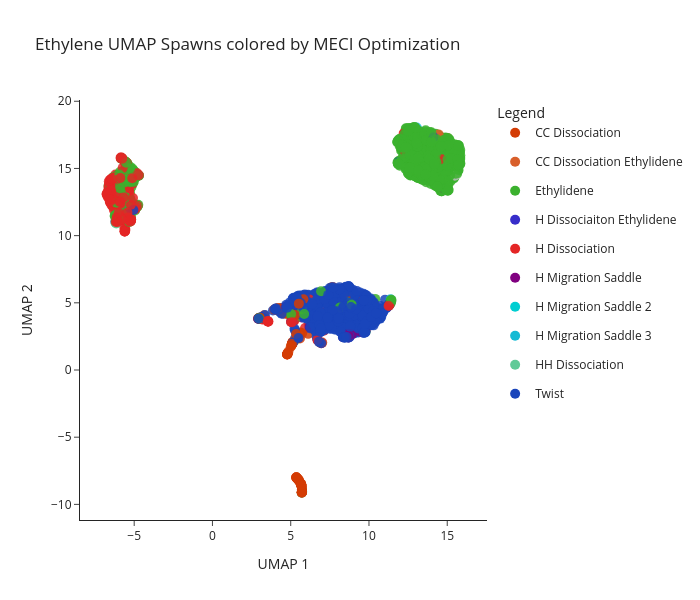

The code cell stored with this chart in its notebook:
### Code cell
df = pd.read_csv(csv_file)
meci_idx_to_type = dict(zip(df['idx'], df['meci_type']))

unique_types = sorted(df['meci_type'].unique())
type_to_color = {t: base_colors[i % len(base_colors)] for i, t in enumerate(unique_types)}

point_types = [meci_idx_to_type.get(i, "Unknown") for i in idx]
point_colors = [type_to_color.get(t, "#bdbdbd") for t in point_types]

scatter = go.Scatter(
    x=reduced_space[:, 0],
    y=reduced_space[:, 1],
    mode="markers",
    marker=dict(
        size=10,
        color=point_colors,
        opacity=0.85
    ),
    text=[
        f"idx: {i}<br>MECI type: {t}"
        for i, t in zip(idx, point_types)
    ],
    hoverinfo="text",
    showlegend=False
)

star_indices = np.arange(len(reduced_space) - n_star, len(reduced_space))
star_traces = []


type_legend_traces = [
    go.Scatter(
        x=[None],
        y=[None],
        mode="markers",
        marker=dict(size=10, color=color),
        legendgroup=t,
        showlegend=True,
        name=t
    )
    for t, color in type_to_color.items()
]

fig = go.Figure(
    data=[scatter] + star_traces + type_legend_traces
)

fig.update_layout(
    width=700,
    height=600,
    title=f"Ethylene {reduction_technique} Spawns colored by MECI Optimization",
    xaxis_title=f"{reduction_technique} 1",
    yaxis_title=f"{reduction_technique} 2",
    legend_title_text="Legend",
    template="simple_white",
    hovermode="closest"
)

fig.show()

### Figure 1 — Plotly figure (JSON) as saved in the notebook; plotly's stock layout.template omitted (floating-point values rounded to 4 significant figures; data arrays with more than 128 entries replaced by an {"elided": "..."} marker saying what was removed)
{"data": [{"hoverinfo": "text", "marker": {"color": {"elided": "2557 str values"}, "opacity": 0.85, "size": 10}, "mode": "markers", "showlegend": false, "text": {"elided": "2557 str values"}, "type": "scatter", "x": {"elided": "2557 float values"}, "y": {"elided": "2557 float values"}}, {"legendgroup": "CC Dissociation", "marker": {"color": "#d33c05", "size": 10}, "mode": "markers", "name": "CC Dissociation", "showlegend": true, "type": "scatter", "x": [null], "y": [null]}, {"legendgroup": "CC Dissociation Ethylidene", "marker": {"color": "#d85f2b", "size": 10}, "mode": "markers", "name": "CC Dissociation Ethylidene", "showlegend": true, "type": "scatter", "x": [null], "y": [null]}, {"legendgroup": "Ethylidene", "marker": {"color": "#3bb12e", "size": 10}, "mode": "markers", "name": "Ethylidene", "showlegend": true, "type": "scatter", "x": [null], "y": [null]}, {"legendgroup": "H Dissociaiton Ethylidene", "marker": {"color": "#372dca", "size": 10}, "mode": "markers", "name": "H Dissociaiton Ethylidene", "showlegend": true, "type": "scatter", "x": [null], "y": [null]}, {"legendgroup": "H Dissociation", "marker": {"color": "#e42626", "size": 10}, "mode": "markers", "name": "H Dissociation", "showlegend": true, "type": "scatter", "x": [null], "y": [null]}, {"legendgroup": "H Migration Saddle", "marker": {"color": "#800080", "size": 10}, "mode": "markers", "name": "H Migration Saddle", "showlegend": true, "type": "scatter", "x": [null], "y": [null]}, {"legendgroup": "H Migration Saddle 2", "marker": {"color": "#00ced1", "size": 10}, "mode": "markers", "name": "H Migration Saddle 2", "showlegend": true, "type": "scatter", "x": [null], "y": [null]}, {"legendgroup": "H Migration Saddle 3", "marker": {"color": "#15bad4", "size": 10}, "mode": "markers", "name": "H Migration Saddle 3", "showlegend": true, "type": "scatter", "x": [null], "y": [null]}, {"legendgroup": "HH Dissociation", "marker": {"color": "#60ca97", "size": 10}, "mode": "markers", "name": "HH Dissociation", "showlegend": true, "type": "scatter", "x": [null], "y": [null]}, {"legendgroup": "Twist", "marker": {"color": "#1a45bb", "size": 10}, "mode": "markers", "name": "Twist", "showlegend": true, "type": "scatter", "x": [null], "y": [null]}], "layout": {"height": 600, "hovermode": "closest", "legend": {"title": {"text": "Legend"}}, "title": {"text": "Ethylene UMAP Spawns colored by MECI Optimization"}, "width": 700, "xaxis": {"title": {"text": "UMAP 1"}}, "yaxis": {"title": {"text": "UMAP 2"}}}}
